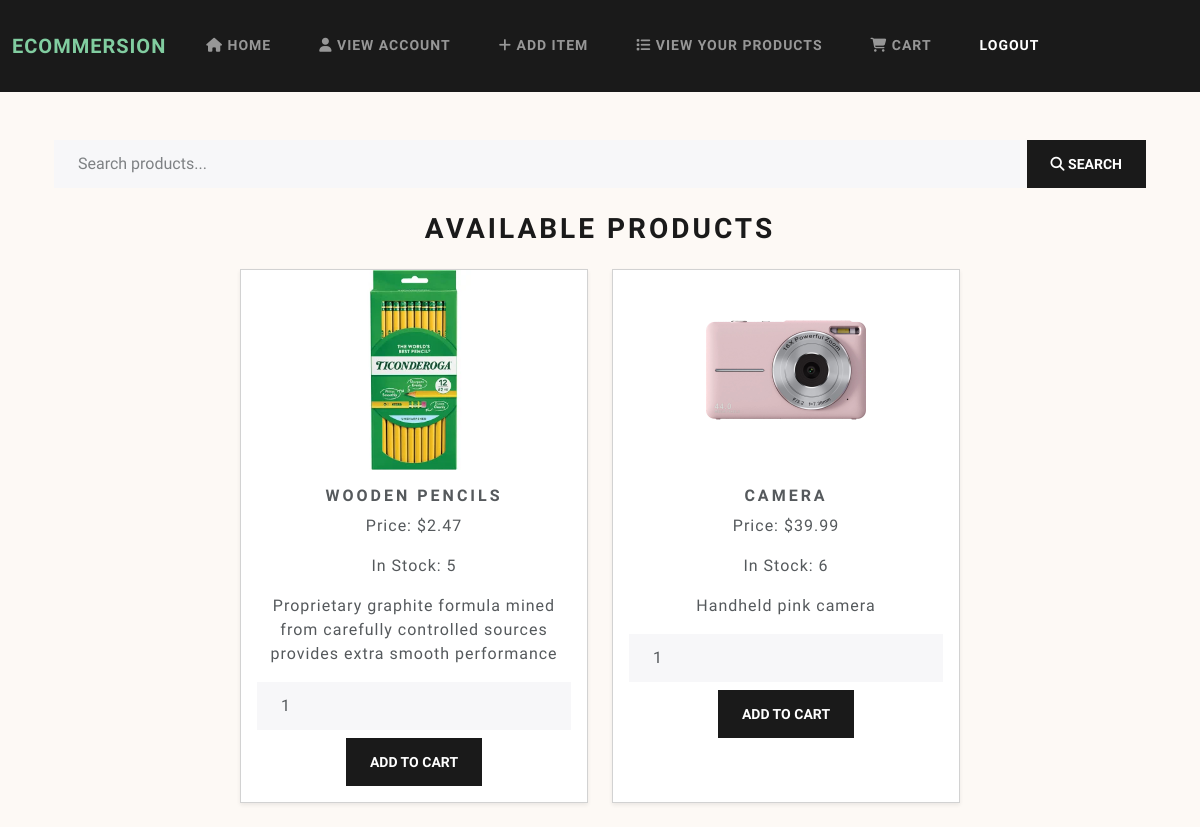
/ (signed in), run on an earlier commit of the app's database.
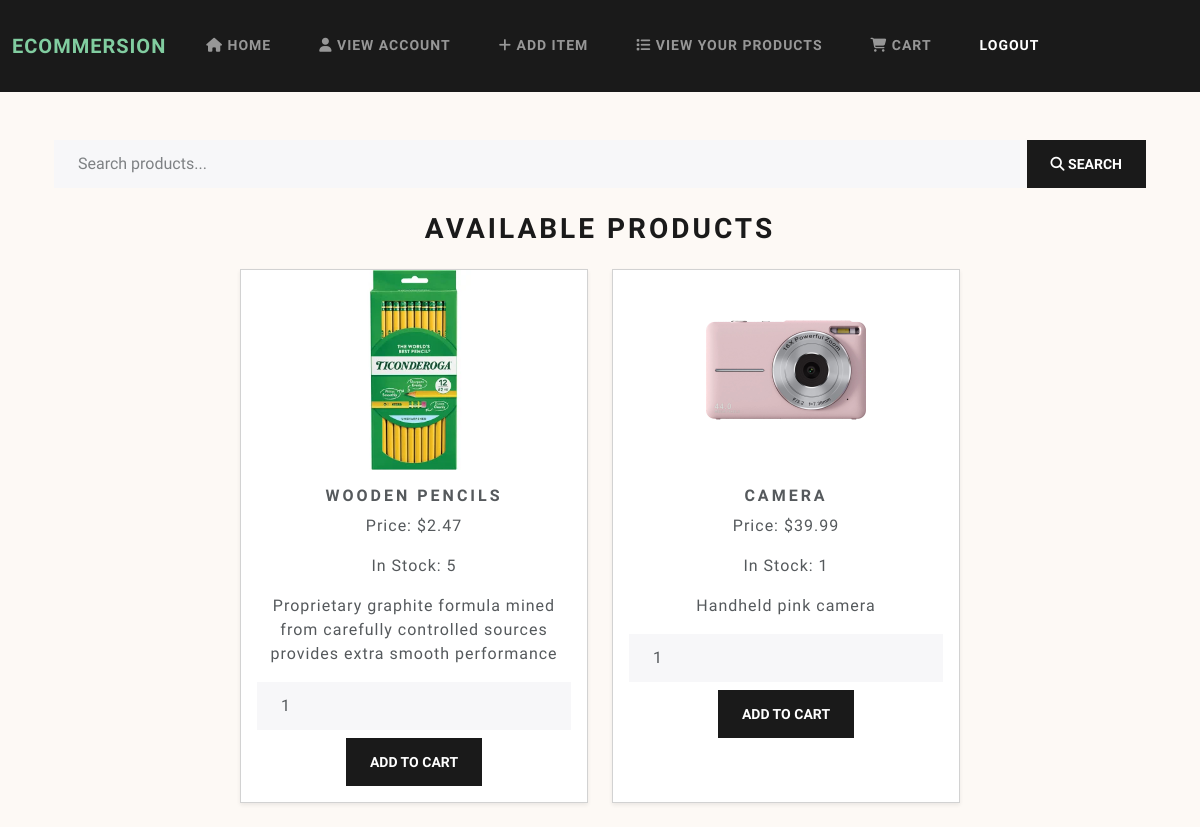
And on a later commit of the database.
### models.py (models this page shows)
class Inventory(db.Model):
    __tablename__ = 'inventory'
    itemID = Column(Integer, primary_key=True)
    title = Column(String(50), nullable=False)
    sellerID = Column(Integer, ForeignKey('users.userID'), nullable=False)
    price = Column(Numeric(10, 2), nullable=False)
    stock = Column(Integer, nullable=False)
    image = Column(String(255), nullable=True)  # Add this line
    description = Column(String(255), nullable=False)

### main.py (the view)
@app.route('/', methods=['GET', 'POST'])
@login_required
def home():
    search_query = request.args.get('search', '').strip()  # Get the search query from the URL parameters
    if search_query:
        items = Inventory.query.filter(Inventory.title.ilike(f'%{search_query}%')).all()
    else:
        items = Inventory.query.all()
    return render_template('home.html', items=items, search_query=search_query)

### main.py (called while the page is built)
@login.user_loader
def load_user(id):
    return db.session.get(User, int(id))

### templates/home.html (shortened to what this page needs)
<!DOCTYPE html>
<html lang="en">
<head>
    <link href="https://cdn.jsdelivr.net/npm/bootswatch@5.3.2/dist/lux/bootstrap.min.css" rel="stylesheet">
    <link href="https://cdnjs.cloudflare.com/ajax/libs/font-awesome/6.4.2/css/all.min.css" rel="stylesheet">
</head>
<body>
    <nav class="navbar navbar-expand-lg navbar-dark bg-primary">
        <div class="container-fluid">
            <a class="navbar-brand" href="/">Ecommersion</a>
            <div class="collapse navbar-collapse" id="navbarNav">
                <ul class="navbar-nav">
                    {% if current_user.userID != 0 and current_user.is_authenticated %}
                    <li class="nav-item">
                        <a class="nav-link" href="/"><i class="fas fa-home"></i> Home</a>
                    </li>
                    {% endif %}
                    {% if current_user.is_authenticated %}
                    <li class="nav-item">
                        <a class="nav-link" href="/viewAccount"><i class="fas fa-user"></i> View Account</a>
                    </li>
                    {% endif %}
                    {% if current_user.userID != 0 and current_user.is_authenticated %}
                    <li class="nav-item">
                        <a class="nav-link" href="/addInventory"><i class="fas fa-plus"></i> Add Item</a>
                    </li>
                    {% endif %}
                    {% if current_user.userID != 0 and current_user.is_authenticated %}
                    <li class="nav-item">
                        <a class="nav-link" href="/viewProducts"><i class="fas fa-list"></i> View Your Products</a>
                    </li>
                    {% endif %}
                    {% if current_user.userID != 0 and current_user.is_authenticated %}
                    <li class="nav-item">
                        <a class="nav-link" href="/cart"><i class="fas fa-shopping-cart"></i> Cart</a>
                    </li>
                    {% endif %}
                    <li class="nav-item">
                        {% if current_user.is_authenticated %}
                        <a class="nav-link active" aria-current="page" href="/logout">Logout</a>
                    </li>
                    {% endif %}
                </ul>
            </div>
        </div>
    </nav>
    {% block content %}
    <div class="container mt-5">
        <div class="container mt-5">
            <form method="GET" action="{{ url_for('home') }}" class="mb-4">
                <div class="input-group">
                    <input type="text" class="form-control" name="search" placeholder="Search products..." value="{{ search_query }}">
                    <button type="submit" class="btn btn-primary">
                        <i class="fas fa-search"></i> Search
                    </button>
                </div>
            </form>
            <h2 class="text-center mb-4">Available Products</h2>
            <div class="row justify-content-center">
                {% for item in items %}
                <div class="col-md-4 mb-4 d-flex align-items-stretch">
                    <div class="card shadow-sm w-100">
                        {% if item.image %}
                        <img src="{{ url_for('static', filename=item.image) }}" class="card-img-top" alt="{{ item.title }}" style="height: 200px; object-fit: contain;">
                        {% else %}
                        <img src="{{ url_for('static', filename='products/default.jpg') }}" class="card-img-top" alt="No image available" style="height: 200px; object-fit: contain;">
                        {% endif %}
                        <div class="card-body text-center">
                            <h5 class="card-title">{{ item.title }}</h5>
                            <p class="card-text">Price: ${{ "%.2f" | format(item.price) }}</p>
                            <p class="card-text">In Stock: {{ item.stock }}</p>
                            <p class="card-text">{{ item.description or "No description available." }}</p>
                            <form action="{{ url_for('addToCart') }}" method="post">
                                <input type="number" name="quantity" value="1" min="1" max="{{ item.stock }}" class="form-control mb-2" required>
                                <button type="submit" class="btn btn-primary">Add to Cart</button>
                            </form>
                        </div>
                    </div>
                </div>
                {% endfor %}
            </div>
        </div>
    {% endblock %}
</body>
</html>

### templates/home.html (style rules this page uses)
body { background-color:rgb(253, 249, 245); }
.navbar-brand { color: rgb(129, 205, 160); }

What changed in the data, as far as the page shows it:
changed Inventory "CAMERA": stock "6" → "1"
